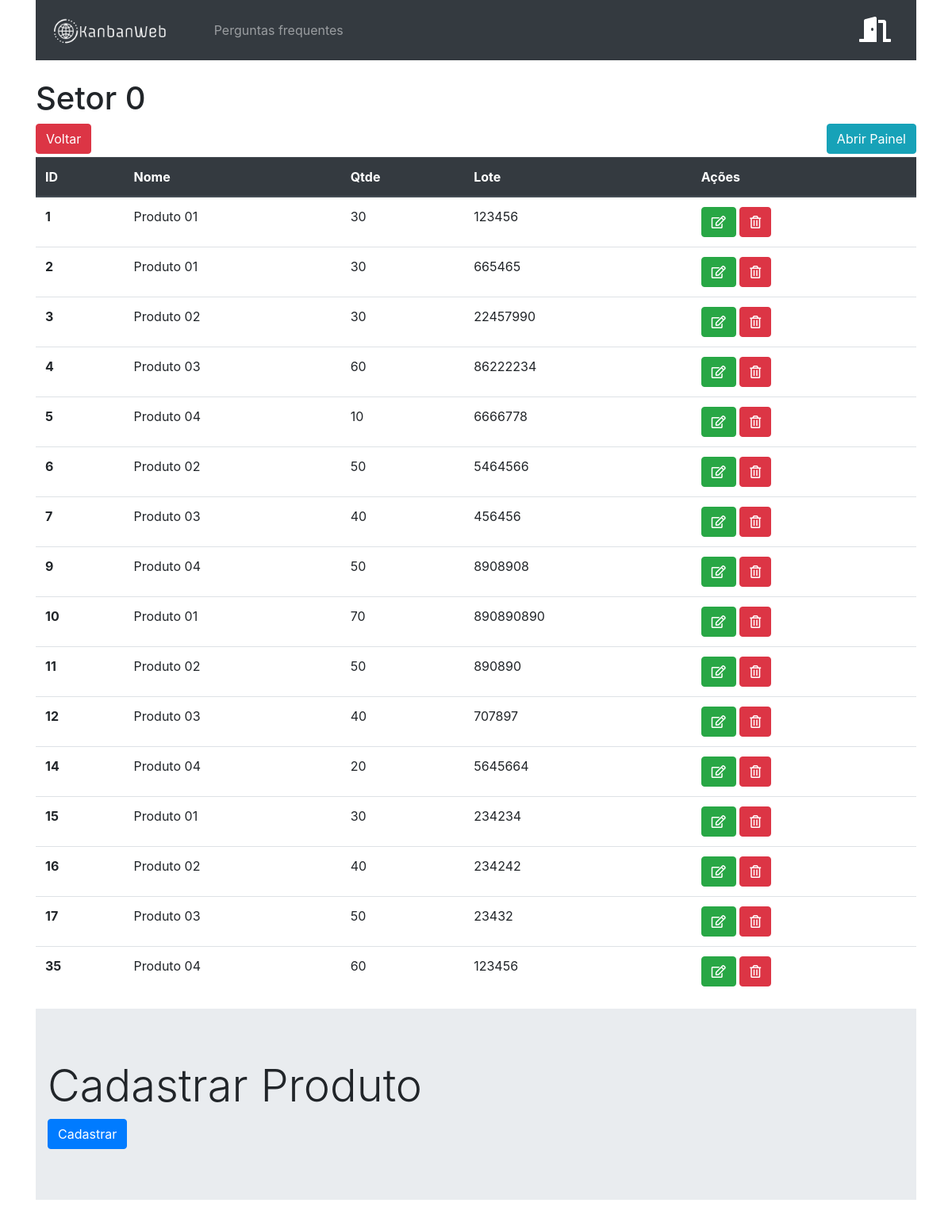
Before: /setor/ (signed in) with the older database file.
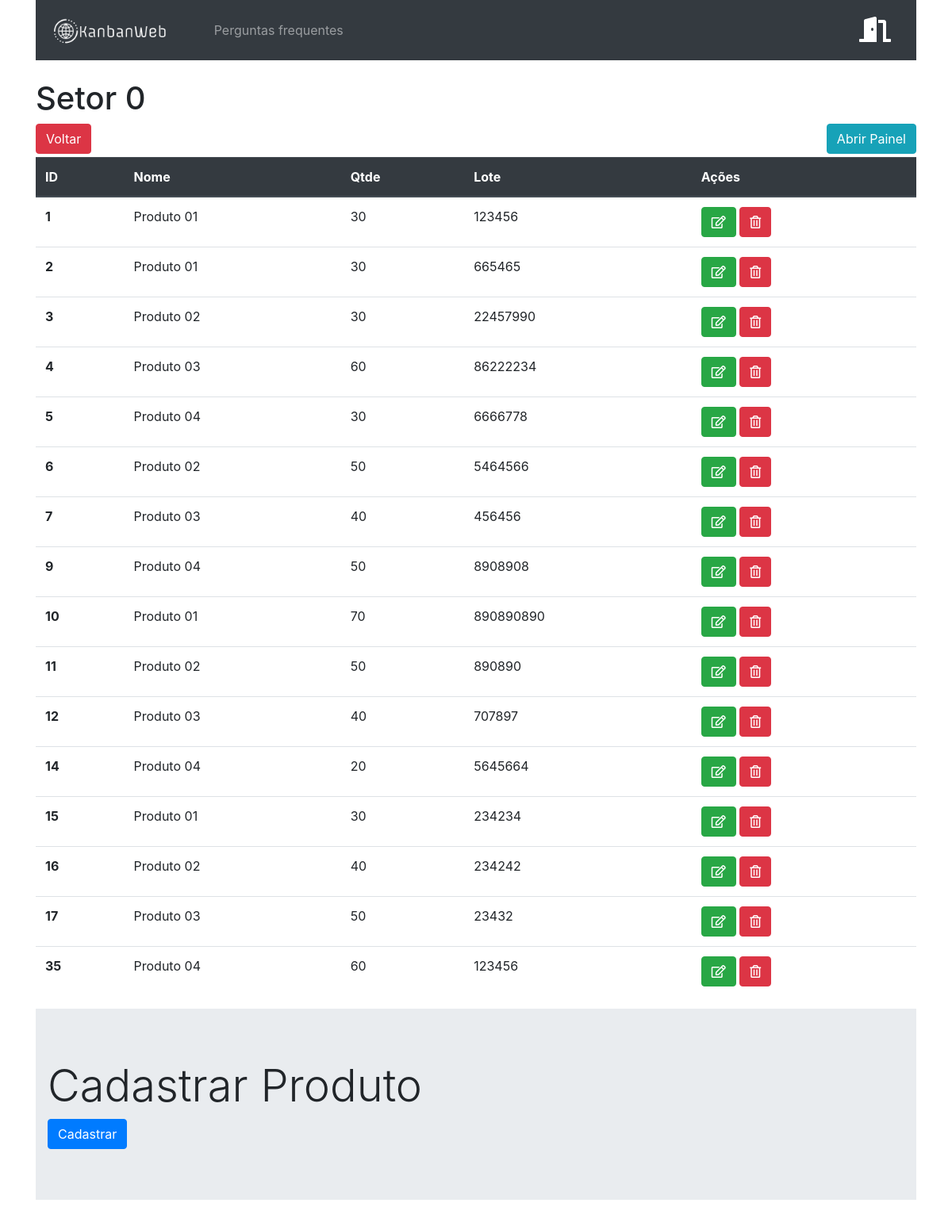
After: the same page with the newer database file.
### kanbanWebApp/models.py (models this page shows, shortened)
class Produto(models.Model):
    nome = models.CharField(max_length=100)
    quantidade = models.IntegerField()
    lote = models.IntegerField()
    setor = models.ForeignKey(Setor, on_delete=models.CASCADE)

### kanbanWebApp/views.py (the view)
# urls.py: path('setor/', setor, name='kanbanWebApp_setor'),
@login_required
def setor(request):
    if request.method == 'POST':
        idSetor = request.POST['selectSetor']
        produtos = Produto.objects.filter(setor=idSetor)
        form = ProdutoForm()
        data = {'produtos': produtos, 'idSetor': idSetor, 'form': form}
        return render(request, 'kanbanWebApp/setor.html', data)
    else:
        produtos = Produto.objects.all()
        data = {'produtos': produtos}
        return render(request, 'kanbanWebApp/setor.html', data)

### kanbanWebApp/templates/kanbanWebApp/setor.html (shortened to what this page needs)
{% extends 'kanbanWebApp/base.html' %}
{% load static %}
{% block main %}
    <form method="POST" action="{% url 'kanbanWebApp_painel' idSetor %}" class="mt-4">
        <h1 name="id" value="idSetor">Setor 0{{idSetor}}</h1>
        <div class="row">
            <div class="col-sm-1 col-md-3 col-lg-4">
                <a href="{% url 'kanbanWebApp_home' %}">
                    <button type="button" class="btn btn-danger">Voltar</button>
                </a>
            </div>
            <div class="col-sm-1 col-md-3 col-lg-8">
                <button type="submit" class="btn btn-info float-right" value="idSetor">Abrir Painel</button>
            </div>
        </div>
    </form>
    <div class="row">
        <div class="col-sm-6 col-lg-12">
            <table class="table mt-1">
                <thead class="thead-dark">
                    <tr>
                    <th scope="col">ID</th>
                    <th scope="col">Nome</th>
                    <th scope="col">Qtde</th>
                    <th scope="col">Lote</th>
                    <th scope="col">Ações</th>
                    </tr>
                </thead>
                <tbody>
                    {% for produto in produtos %}
                        <tr>
                            <th scope="row">{{ produto.id}}</th>
                            <td>{{ produto.nome}}</td>
                            <td>{{ produto.quantidade}}</td>
                            <td>{{ produto.lote}}</td>
                            <td>
                                <a href="{% url 'kanbanWebApp_produto_update' produto.id idSetor %}">
                                    <button type="button" class="btn btn-success"><i class="far fa-edit"></i></button>
                                </a>
                                <a href="{% url 'kanbanWebApp_produto_delete' produto.id idSetor %}">
                                    <button type="button" class="btn btn-danger"><i class="far fa-trash-alt"></i></button>
                                </a>
                            </td>
                        </tr>
                    {% endfor%}
                </tbody>
            </table>
        </div>
    </div>
    <div class="jumbotron jumbotron-fluid">
        <div class="container">
            <h1 class="display-4">Cadastrar Produto</h1>
            <form action="{% url 'kanbanWebApp_produto_novo' idSetor %}" method="POST">
                <button class="btn btn-primary" type="submit">Cadastrar</button>
            </form>
        </div>
    </div>
{% endblock %}

### kanbanWebApp/templates/kanbanWebApp/base.html (shortened to what this page needs)
{% load static %}
<!DOCTYPE html>
<html lang="en">
<head>
    <link rel="stylesheet" href="{% static 'bootstrap/css/bootstrap.css' %}">
    <link rel="stylesheet" href="{% static 'css/style.css' %}">
    <link rel="stylesheet" href="https://use.fontawesome.com/releases/v5.7.0/css/all.css">
</head>
<body>
    <div class="container">
        {% include 'kanbanWebApp/menu.html' %}
        {% block main %}
        {% endblock %}
    </div>
</body>
</html>

### kanbanWebApp/templates/kanbanWebApp/menu.html (shortened to what this page needs)
{% load static %}
    <div class="row">
        <div class="col">
            <nav class="navbar navbar-expand-lg navbar-light bg-light navbar-dark bg-dark">
            <div class="collapse navbar-collapse" id="navbarSupportedContent">
                <a href="{% url 'kanbanWebApp_home' %}">
                    <img src="{% static 'img/logo.png' %}" alt="Estacionamento 24 horas" height="60">
                </a>
                <ul class="navbar-nav mr-auto ml-5">
                    <li class="nav-item">
                        <a class="nav-link" href="{% url 'kanbanWebApp_perguntas' %}">Perguntas frequentes</a>
                    </li>
                </ul>
                <a class="nav-link" href="{% url 'logout' %}">
                    <i class="fas fa-door-open fa-2x" style="color:white" title="Logout"></i>
                </a>
            </div>
            </nav>
        </div>
    </div>

Changed rows visible on the page:
changed Produto id 5: quantidade "10" → "30"
